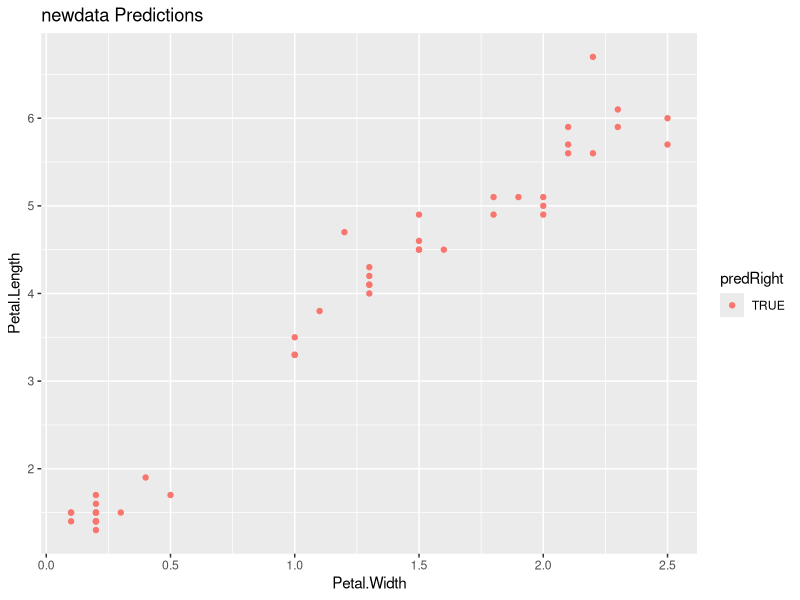

Write the R code that produced this figure.
## ---- chunk 1
knitr::opts_chunk$set(echo = TRUE)
## ---- chunk 2
library(ggplot2)
library(caret)
data(iris)
## ---- chunk 3
table(iris$Species)
## ---- chunk 4
inTrain <- createDataPartition(iris$Species, p = 0.7, list = FALSE)
training <- iris[inTrain,]
testing <- iris[-inTrain,]
## ---- chunk 5
modLDA <- train(Species ~ ., data = training, method = "lda") # Linear Discriminant
# modNB <-  train(Species ~ ., data = training, method = "nb")
plda <-  predict(modLDA, testing)
# pnb = predict(modNB, testing)
# table(plda, pnb)
## ---- chunk 6
# equalPredictions = (plda == pnb)
testing$predRight <- plda == testing$Species
table(plda, testing$Species)

qplot(Petal.Width, Petal.Length, color = predRight, data = testing, main = "newdata Predictions")
